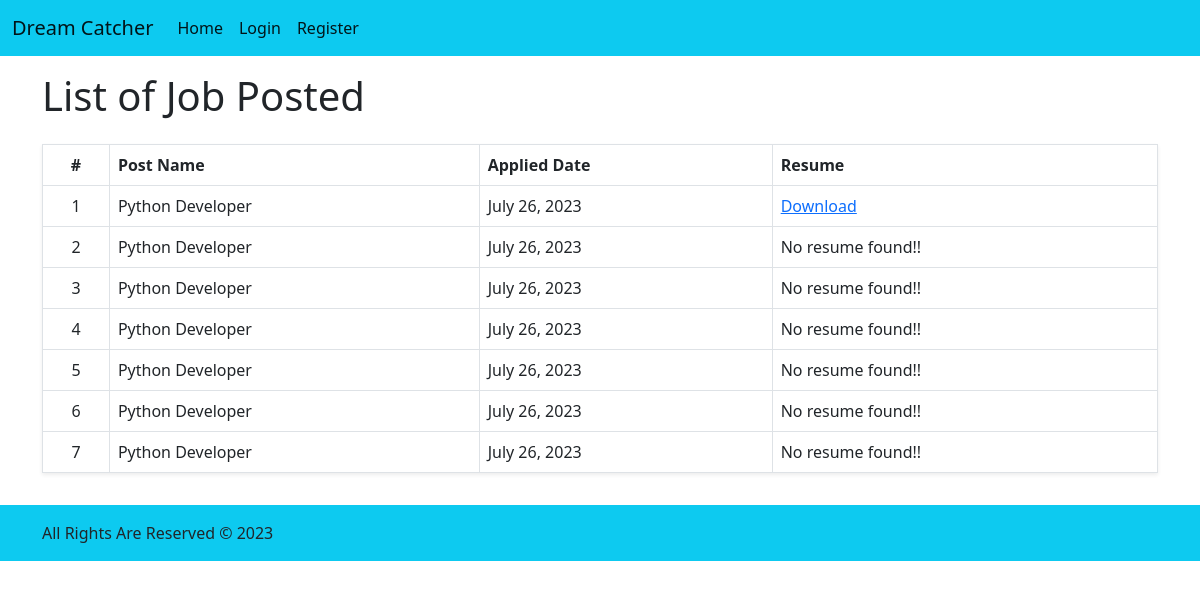
/applied/list/, run on the app's committed database.
### core/models.py (models this page shows, shortened)
class AppliedModel(models.Model):
    jobpost = models.ForeignKey(JobPostModel, on_delete=models.CASCADE, blank=True, null=True)
    resume = models.FileField(upload_to="core/applied/resumes/", blank=True, null=True)
    date = models.DateTimeField(auto_now_add=True)
    user = models.ForeignKey(settings.AUTH_USER_MODEL, on_delete=models.CASCADE)

class JobPostModel(models.Model):
    class CatChoices(models.TextChoices):
        Accounting = "Accounting", "Accounting"
        administrative_assistant = "admini", "Administrative Assistant"
        architect = "architect", "Architect"
        computer_programmer = "cp", "Computer Programmer"
        Construction = "con", "Construction"
        Customer_service = "cs", "Ustomer Service"
        dbadministrator = "dbadmini", "Database Administrator"
        HR = "hr", "Human Resources"
        marketing = "marketing", "Marketing"
        retail = "retail", "Retail"
        sales = "sales", "Sales"
    class QualificationChoices(models.TextChoices):
        Phd = "phd", "PhD"
        PG = "PG", "Post Graduate"
        UG = "UG", "Under Graduate"
        Diploma = "Dip", "Diploma"
        X = "X", "SSLC"
    class EmploymentTypeChoices(models.TextChoices):
        Full_time = "full", "Full Time"
        Part_time = "part", "Part Time"
    category = models.ForeignKey(
        Category, on_delete=models.SET_NULL, blank=True, null=True
    )
    post_name = models.CharField(max_length=64)
    company_name = models.CharField(max_length=64)
    qualification = models.CharField(
        max_length=64, choices=QualificationChoices.choices
    )
    skills = models.TextField(max_length=60)
    experience = models.IntegerField()
    no_of_vacancy = models.IntegerField()
    location = models.CharField(max_length=255)
    salary = models.IntegerField()
    employment_type = models.CharField(
        max_length=64, choices=EmploymentTypeChoices.choices
    )
    last_date = models.DateField()
    created_on = models.DateTimeField(auto_now_add=True)
    updated_on = models.DateTimeField(auto_now=True)

### core/views.py (the view)
# urls.py: path("applied/list/", views.AppliedListView.as_view(), name="applied_list"),
class AppliedListView(views.ListView):
    template_name = "applied_list.html"
    model = models.AppliedModel
    context_object_name = "appliedjobs"

### templates/applied_list.html
{% extends 'base.html' %} {% block content %}
<div class="container-lg d-flex flex-column gap-3 py-3">
  <div class="row">
    <div class="col">
      <h1>List of Job Posted</h1>
    </div>
  </div>
  <div class="row">
    <div class="col">
      <table class="table table-bordered align-middle shadow-sm">
        <thead>
          <tr>
            <th class="text-center">#</th>
            <th>Post Name</th>
            <th>Applied Date</th>
            <th>Resume</th>
          </tr>
        </thead>
        <tbody>
          {% for appliedjob in appliedjobs %}
          <tr>
            <td class="text-center">{{forloop.counter}}</td>
            <td>{{appliedjob.jobpost.post_name}}</td>
            <td>{{appliedjob.date|date}}</td>
            <td>
                {% if appliedjob.resume %}
                <a
                  href=""
                  download="{{appliedjob.resume.url}}"
                  class="link-primary"
                  >Download</a
                >
                {% else %} No resume found!! {% endif %}
            </td>
          </tr>
          {% empty %}
          <tr>
            <td colspan="5">Nobody applied Yet!</td>
          </tr>
          {% endfor %}
        </tbody>
      </table>
    </div>
  </div>
</div>
{% endblock %}

### data on the page
AppliedModel: jobpost.post_name "Python Developer", date "July 26, 2023"
AppliedModel: jobpost.post_name "Python Developer", date "July 26, 2023", resume "No resume found!!"
AppliedModel: jobpost.post_name "Python Developer", date "July 26, 2023", resume "No resume found!!"
AppliedModel: jobpost.post_name "Python Developer", date "July 26, 2023", resume "No resume found!!"
AppliedModel: jobpost.post_name "Python Developer", date "July 26, 2023", resume "No resume found!!"
AppliedModel: jobpost.post_name "Python Developer", date "July 26, 2023", resume "No resume found!!"
AppliedModel: jobpost.post_name "Python Developer", date "July 26, 2023", resume "No resume found!!"
